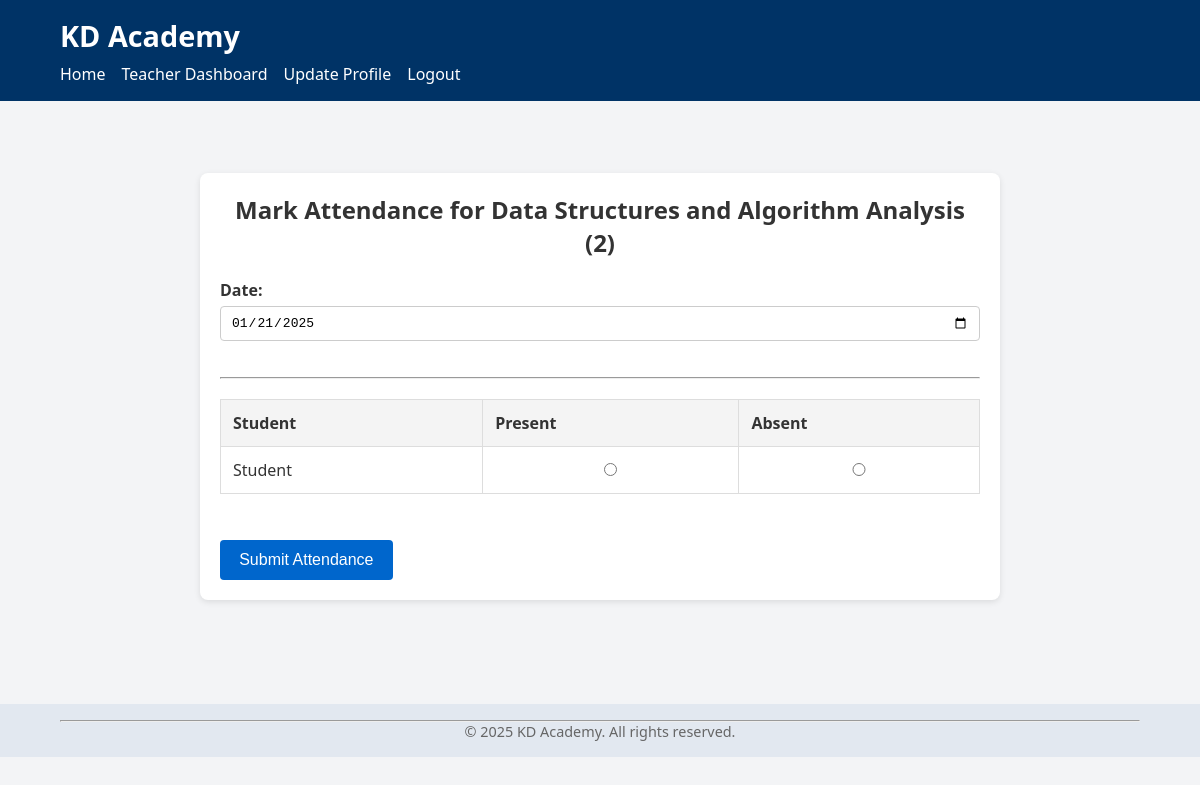
The page /teacher/course_attendance/1 (signed in) on the database its author committed.
### tables this page shows
CREATE TABLE courses (
            id INTEGER PRIMARY KEY AUTOINCREMENT,
            name TEXT NOT NULL,
            semester TEXT NOT NULL
        , teacher_id INTEGER);

CREATE TABLE enrollments (
            id INTEGER PRIMARY KEY AUTOINCREMENT,
            user_id INTEGER NOT NULL,
            course_id INTEGER NOT NULL,
            FOREIGN KEY (user_id) REFERENCES users(id),
            FOREIGN KEY (course_id) REFERENCES courses(id)
        );

CREATE TABLE users (
            id INTEGER PRIMARY KEY AUTOINCREMENT,
            username TEXT NOT NULL UNIQUE,
            password TEXT NOT NULL,
            role TEXT NOT NULL
            -- e.g., 'student', 'teacher', 'admin'
        , actual_name TEXT);

### app.py (the view)
@app.route("/teacher/course_attendance/<int:course_id>", methods=["GET"])
def course_attendance(course_id):
    if "user_id" not in session or session.get("role") != "teacher":
        return "Access Denied. Teacher Only."
    db = get_db()
    course = db.execute("SELECT * FROM courses WHERE id = ?", (course_id,)).fetchone()
    enrollments = db.execute("""
        SELECT e.id AS enrollment_id, u.username AS student_name
        FROM enrollments e
        JOIN users u ON e.user_id = u.id
        WHERE e.course_id = ?
    """, (course_id,)).fetchall()
    return render_template("course_attendance.html", course=course, enrollments=enrollments)

### app.py (called while the page is built)
def get_db():
    db = getattr(g, "_database", None)
    if db is None:
        db = g._database = sqlite3.connect(DATABASE)
        db.row_factory = sqlite3.Row
    return db

@app.teardown_appcontext
def close_connection(exception):
    db = getattr(g, "_database", None)
    if db is not None:
        db.close()

### templates/course_attendance.html (shortened to what this page needs)
{% extends "base.html" %}
{% block content %}
<section class="mark-attendance">
    <h2>Mark Attendance for {{ course.name }} ({{ course.semester }})</h2>
    <form method="POST" action="{{ url_for('process_attendance', course_id=course.id) }}" class="attendance-form">
        <div class="form-group">
            <label for="attendance_date">Date:</label>
            <input type="date" id="attendance_date" name="attendance_date" required>
        </div>
        <hr>
        <div class="table-responsive">
            <table class="attendance-table">
                <thead>
                    <tr>
                        <th>Student</th>
                        <th>Present</th>
                        <th>Absent</th>
                    </tr>
                </thead>
                <tbody>
                    {% for e in enrollments %}
                    <tr>
                        <td>{{ e.student_name }}</td>
                        <td>
                            <input type="radio" name="status_{{ e.enrollment_id }}" value="present" required>
                        </td>
                        <td>
                            <input type="radio" name="status_{{ e.enrollment_id }}" value="absent" required>
                        </td>
                    </tr>
                    {% endfor %}
                </tbody>
            </table>
        </div>
        <br>
        <button type="submit" class="submit-button">Submit Attendance</button>
    </form>
</section>
{% endblock %}

### static/style.css (style rules this page uses)
* { box-sizing: border-box; margin: 0; padding: 0; }
body { font-family: "Segoe UI", Tahoma, Geneva, Verdana, sans-serif; background-color: #f3f4f6; color: #333; }
form label { font-weight: 600; display: block; margin-bottom: 0.3rem; }
input[type="text"], input[type="password"], input[type="date"], select, textarea { width: 100%; padding: 0.5rem; margin-bottom: 1rem; border: 1px solid #ccc; border-radius: 4px; }
button { background-color: #0066cc; color: #fff; border: none; border-radius: 4px; padding: 0.7rem 1.2rem; font-size: 1rem; cursor: pointer; margin-top: 0.5rem; }
table { width: 100%; border-collapse: collapse; margin: 1rem 0; background-color: #fff; }
table th, table td { padding: 0.75rem; border: 1px solid #ddd; text-align: left; }
table th { background-color: #f1f5f9; }
.table-responsive { overflow-x: auto; }
.attendance-form { margin-top: 20px; }
.attendance-form .form-group { margin-bottom: 20px; }
.attendance-form label { display: block; margin-bottom: 5px; font-weight: bold; color: #333; }
.attendance-form input, .attendance-form select { width: 100%; padding: 8px 10px; font-size: 1em; border: 1px solid #ccc; border-radius: 4px; }
.mark-attendance { max-width: 800px; margin: 40px auto; padding: 20px; background-color: #fff; border-radius: 8px; box-shadow: 0 2px 6px rgba(0, 0, 0, 0.1); }
.mark-attendance h2 { text-align: center; margin-bottom: 20px; color: #333; }
.attendance-form label { font-weight: bold; color: #333; display: block; margin-bottom: 5px; }
.attendance-form input[type="date"] { width: 100%; padding: 8px 10px; font-size: 1em; border: 1px solid #ccc; border-radius: 4px; }
.attendance-table { width: 100%; border-collapse: collapse; margin-top: 20px; }
.attendance-table th, .attendance-table td { padding: 10px; border: 1px solid #ccc; text-align: center; }
.attendance-table th, .attendance-table td { padding: 12px; border: 1px solid #ddd; text-align: left; }
.attendance-table th { background-color: #f4f4f4; font-weight: bold; }
.attendance-form label { font-weight: bold; display: block; margin-bottom: 5px; color: #333; }

### rows shown on the page
courses: name "Data Structures and Algorithm Analysis", semester "2"
enrollments: student_name "Student"
